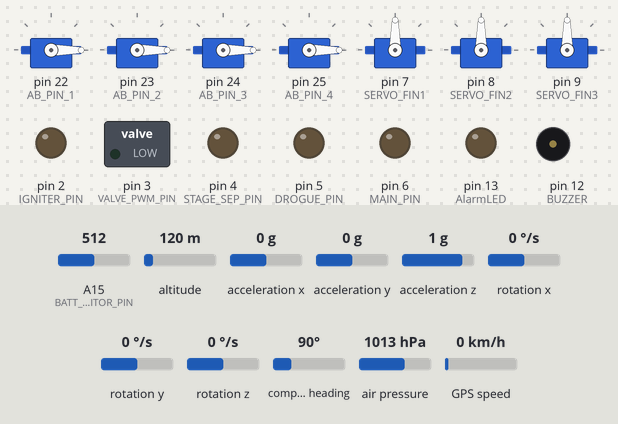
A sketch run on a simulated Arduino Mega 2560, built with avr-gcc and run on an emulated ATmega2560. Parts: 7 × servo, switched loads named in the sketch (green lamp = pin HIGH), output pins drawn as LEDs (lit = HIGH), buzzer (waves = sounding, pin HIGH). Wiring (inferred from the names in the program): MPU-6050 motion sensor at I2C address 0x68. The inputs (shaded band) are chosen by the test bench; at power-on: A15 (BATT_MONITOR_PIN) = 512, altitude 120 m, acceleration x 0 g, acceleration y 0 g, acceleration z 1 g, rotation x 0 °/s, rotation y 0 °/s, rotation z 0 °/s, compass heading 90°, air pressure 1013 hPa, GPS speed 0 km/h. Storage starts empty; the GPS gets a fix after 3 s at 37.7749, -122.4194 with 8 satellites; no radio packets arrive unless stated; what the sketch prints to the serial monitor is not drawn.

Above: at 2.1 s.
At 4.28 s:
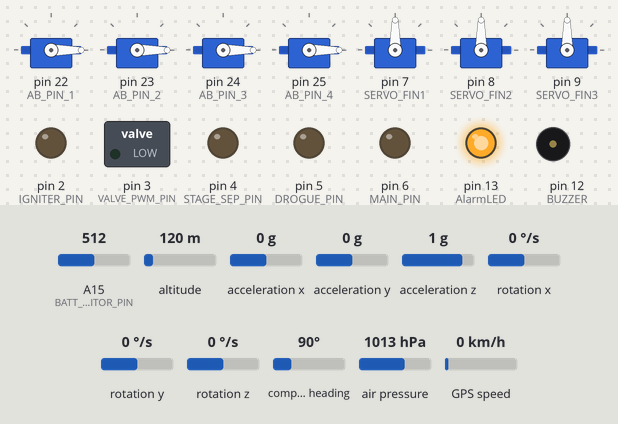
Timing chart, 0 to 4.6 s (numbered marks = the images above):
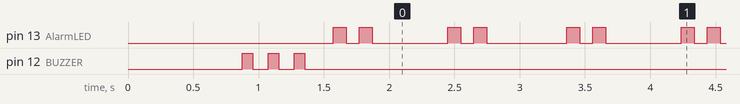

Measured:
- by itself, pin 13 (AlarmLED): repeats every 0.88 s: LOW 0.10 s, HIGH 0.10 s, LOW 0.58 s, HIGH 0.10 s
- by itself, everything shown: repeats every 0.88 s, in 4 steps

The sketch:

GALAXY_ROCKET_V1.4.0.ino
```cpp
/*
GALAXY-ROCKET.ino
VERSION: V1.4.0 (Airbrakes System Update)
---------------------------------------------------==============WARNING===============-------------------------------------------------
              THIS CODE WAS SPECIFICALLY DESIGNED FOR THE ARDUINO MEGA 2560, MEGA, LEONARDO OR OTHERS WITH MORE MEMORY
  IF YOU ARE USING AN ARDUINO UNO OR SIMILAR, CONSIDER CHANGING THE ARDUINO MICROCONTROLLER TO THE MEGA 2560, LEONARDO, OR SIMILAR!
---------------------------------------------------==============WARNING===============-------------------------------------------------
*/


#include <Wire.h>
#include <Servo.h>
#include <Adafruit_BMP280.h>
#include <TinyGPS++.h>
#include <LoRa.h>
#include <avr/wdt.h>
#include <EEPROM.h>
#include <SD.h>
#include <math.h>

#define PI 3.14159265358979323846
File dataFile;
#define SD_CS 4

// Pinos PCB Arduino Mega 2560
#define IGNITER_PIN 2
#define VALVE_PWM_PIN 3
#define STAGE_SEP_PIN 4
#define DROGUE_PIN 5
#define MAIN_PIN 6
#define SERVO_FIN1 7        // Yaw/Guidance
#define SERVO_FIN2 8        // Pitch
#define SERVO_FIN3 9        // Roll
#define GPS_RX 10
#define GPS_TX 11
#define BUZZER 12
#define AlarmLED 13

Servo fin1;
Servo fin2;
Servo fin3;

// === CONFIGURAÇÕES AVANÇADAS ===
#define GROUND_TEST_MODE false
#define FIN_LIMIT 35
#define ACTUATOR_RATE 150
#define MAX_LAT_ACCEL 15.0
#define ABORT_ANGLE 45.0
#define IGNITION_CONTROL_DELAY 500 // Delay de 500ms para ativação das aletas após detecção de liftoff
#define BATT_MONITOR_PIN A15
#define VOLTAGE_THRESHOLD 6.5 // Para LiPo 2S (7.4V), desliga em 6.5V
#define MAX_SERVO_VELOCITY 40.0 // Graus por segundo para limitar surtos de corrente
#define CURRENT_SAFE_ZONE 0.8   // Reduz a amplitude máxima em caso de bateria baixa


// Airbrake Servo Pins (Arduino Mega Digital Pins)
#define AB_PIN_1 22
#define AB_PIN_2 23
#define AB_PIN_3 24
#define AB_PIN_4 25

Servo airbrake1, airbrake2, airbrake3, airbrake4;

// Control Constants
const int AB_RETRACTED = 0;   // Degrees when closed
const int AB_DEPLOYED  = 85;  // Degrees when fully open (Max drag)
const float AB_VEL_THRESHOLD = 15.0; // Minimum velocity (m/s) to allow deployment

// State Variables
float currentABPosition = 0;

const float TARGET_LAT = -15.84028;
const float TARGET_LON = -48.02778;
const float TARGET_SAFE_ALT = 450.0;
const float LANDING_RADIUS = 100.0;

// EEPROM Layout
#define PID_ADDR 0
#define CALIB_ADDR (PID_ADDR + sizeof(PIDGains)*4)

// Estruturas de Dados
struct PIDGains { float kp, ki, kd, i_limit; };
PIDGains pidGains[4] = {
  {2.5, 0.4, 0.2, 30.0},   // Roll
  {2.5, 0.4, 0.2, 30.0},   // Pitch
  {4.0, 1.2, 0.8, 45.0},   // Yaw/Guidance
  {2.0, 0.5, 0.3, 25.0}    // Landing Precision
};

struct Bias { float ax, ay, az, gx, gy, gz; } bias = {0};

struct INS_State {
  float x, y, z, vx, vy, vz, roll, pitch, yaw, ax, ay, az, gx, gy, gz;
  unsigned long last_update;
} ins = {0};

struct WaypointGuidance {
  float lateral_accel_cmd;
  float miss_distance;
  float range_to_target;
  float kinematic_limit;
  float cross_track_error;
  bool in_range;
  bool target_acquired;
} guide = {0};

struct Telemetry {
  uint32_t timestamp;
  float alt, vel, accelZ, lat, lon, heading, roll, pitch, yaw;
  float dist_to_target, lat_accel_cmd;
  int16_t phase;
  bool landing_mode;
  bool abort_triggered;
  float apogee_alt;
  uint8_t checksum;
} telem = {0};

// Variáveis de Controle
float last_fin_pos[3] = {90, 90, 90};
float integrator[4] = {0};
unsigned long last_micros = 0, last_telem = 0, last_log = 0, liftoff_millis = 0;
int flightPhase = 0;
bool landingMode = false, gpsValid = false, sdReady = false, abortTriggered = false;

// === VARIÁVEIS FILTRO DE KALMAN (Altitude/Vertical) ===
float K_alt = 0, K_vel = 0;
float P_00 = 1, P_01 = 0, P_10 = 0, P_11 = 1;
float Q_accel = 0.01;
float R_alt = 0.5;

Adafruit_BMP280 bmp;
TinyGPSPlus gps;
#define gpsSerial Serial1

enum BeepMode {
  BLOCKING,      // Executa n beeps de forma bloqueante
  ASYNC_START,   // Inicia uma sequência de n beeps assíncronos
  ASYNC_UPDATE   // Atualiza o estado dos beeps assíncronos
};

void beep(int n = 0, BeepMode mode = ASYNC_UPDATE) {
  // Variáveis estáticas para controle assíncrono
  static int buzzerBeeps = 0;
  static unsigned long buzzerTimer = 0;

  if (mode == BLOCKING) {
    // --- Modo bloqueante ---
    for (int i = 0; i < n; i++) {
      digitalWrite(BUZZER, HIGH);
      delay(80);
      digitalWrite(BUZZER, LOW);
      delay(120);
    }
  }
  else if (mode == ASYNC_START) {
    // --- Inicia beeps assíncronos ---
    buzzerBeeps = n;
  }
  else { // mode == ASYNC_UPDATE
    // --- Atualização assíncrona ---
    if (buzzerBeeps > 0 && millis() - buzzerTimer > 200) {
      digitalWrite(BUZZER, !digitalRead(BUZZER));
      buzzerTimer = millis();
      if (digitalRead(BUZZER) == LOW) {
        buzzerBeeps--;
      }
    }
  }
}

void MPU6050_init();
void MPU6050_read();
void INS_calibrate();
void centerServos();
void loadEEPROM();
void initBinaryLogging();
void logBinaryData();
void sendTelemetry();
uint8_t calcChecksum();
void checkGroundCommands();
void simulateHITL(float dt);
void valveControl();
void chuteLogic();
void applyActuatorPhysics(float r_cmd, float p_cmd, float y_cmd, float dt);
void calculateGuidance(float dt);
void executeControl(float dt);
void updateFlightPhase();
void checkAbortLogic();
void readSensorsKalman(float dt);

void setup() {
  wdt_enable(WDTO_2S);
  Serial.begin(115200);
  Serial1.begin(9600);
  Wire.begin();

  Serial.println(F("=== GALAXY ROCKET - V1.2.0 ACTIVE ==="));
  loadEEPROM();

  if (!bmp.begin(0x76)) {
    Serial.println(F("BMP280 FAILED!"));
    while(1) beep(5, BLOCKING);
  }

  sdReady = SD.begin(SD_CS);
  if(sdReady) initBinaryLogging();

  MPU6050_init();
  INS_calibrate();
  airbrake1.attach(AB_PIN_1);
  airbrake2.attach(AB_PIN_2);
  airbrake3.attach(AB_PIN_3);
  airbrake4.attach(AB_PIN_4);

  // Set initial safe state (Closed)
  airbrake1.write(AB_RETRACTED);
  airbrake2.write(AB_RETRACTED);
  airbrake3.write(AB_RETRACTED);
  airbrake4.write(AB_RETRACTED);

  pinMode(IGNITER_PIN, OUTPUT); digitalWrite(IGNITER_PIN, LOW);
  pinMode(STAGE_SEP_PIN, OUTPUT); digitalWrite(STAGE_SEP_PIN, LOW);
  pinMode(DROGUE_PIN, OUTPUT); digitalWrite(DROGUE_PIN, LOW);
  pinMode(MAIN_PIN, OUTPUT); digitalWrite(MAIN_PIN, LOW);
  pinMode(BUZZER, OUTPUT);
  pinMode(VALVE_PWM_PIN, OUTPUT);
  pinMode(AlarmLED, OUTPUT);

  fin1.attach(SERVO_FIN1, 500, 2500);
  fin2.attach(SERVO_FIN2, 500, 2500);
  fin3.attach(SERVO_FIN3, 500, 2500);
  centerServos();

  if (!LoRa.begin(433E6)) {
    Serial.println(F("LoRa FAILED!"));
    while(1) beep(10, BLOCKING);;
  }
  LoRa.setSpreadingFactor(9);
  LoRa.setTxPower(20);

  last_micros = micros();
  beep(3, BLOCKING);
  wdt_reset();
}

void checkBatterySafety() {
  float sensorValue = analogRead(BATT_MONITOR_PIN);
  float voltage = sensorValue * (5.0 / 1023.0) * 5.54;

  if (voltage < VOLTAGE_THRESHOLD && flightPhase >= 1) {
    abortTriggered = true;
    centerServos();
    Serial.println(F("!!! LOW VOLTAGE DETECTED - SERVOS DISABLED !!!"));
  }
}

/**
 * Manages the 4-fin airbrake system deployment based on flight phase and velocity.
 * Phase 2 is typically Coast (Inertial Ascent) after motor burnout.
 */
void executeAirbrakes(float dt) {
  float targetPosition = AB_RETRACTED;

  // Phase 2: Coasting (Inertial Ascent)
  if (flightPhase == 2 && K_vel > AB_VEL_THRESHOLD) {

    /*
     * MAPPING LOGIC:
     * We start deploying at 150 m/s to avoid excessive drag at peak Mach,
     * reaching full deployment (AB_DEPLOYED) at 350 m/s.
     */
    targetPosition = constrain(map(K_vel, 150.0, 350.0, AB_RETRACTED, AB_DEPLOYED), AB_RETRACTED, AB_DEPLOYED);

    // Dynamic Slew Rate (Smooth movement to prevent aerodynamic flutter)
    // Faster retraction (120 deg/s) than deployment (80 deg/s) for stability
    if (currentABPosition < targetPosition) {
        currentABPosition += 80.0 * dt;
    } else {
        currentABPosition -= 120.0 * dt;
    }

  } else {
    // Immediate retraction during Boost (Phase 1) or Descent (Phase 3+)
    currentABPosition = AB_RETRACTED;
  }

  // Symmetric Command to all 4 actuators
  int outputPWM = (int)currentABPosition;
  airbrake1.write(outputPWM);
  airbrake2.write(outputPWM);
  airbrake3.write(outputPWM);
  airbrake4.write(outputPWM);
}

void loop() {
  wdt_reset();
  unsigned long current_micros = micros();
  float dt = constrain((current_micros - last_micros) / 1000000.0f, 0.001f, 0.1f);
  last_micros = current_micros;

  if (GROUND_TEST_MODE) simulateHITL(dt);
  else readSensorsKalman(dt);

  checkAbortLogic();
  calculateGuidance(dt);
  updateFlightPhase();
  checkBatterySafety();

  // CONTROLE: Só move se detectou liftoff e passou o delay de segurança
  if (!abortTriggered && flightPhase >= 1) {
    if (millis() - liftoff_millis > IGNITION_CONTROL_DELAY) {
      executeControl(dt);
    } else {
      centerServos();
    }
    valveControl();
  } else if (abortTriggered) {
    centerServos();
    digitalWrite(DROGUE_PIN, HIGH);
  } else {
    centerServos();
  }

  chuteLogic();

  if (!abortTriggered && flightPhase >= 1) {
    if (millis() - liftoff_millis > IGNITION_CONTROL_DELAY) {
      executeControl(dt);
      executeAirbrakes(dt); // <-- Dynamic Drag Control
    } else {
      centerServos();
    }
  }

  if (millis() - last_telem > 100) {
    sendTelemetry();
    last_telem = millis();
  }

  if (sdReady && (millis() - last_log > 10)) {
    logBinaryData();
    last_log = millis();
  }

  checkGroundCommands();

  // Atualiza beeps assíncronos se necessário
  beep(0, ASYNC_UPDATE);

  digitalWrite(AlarmLED, HIGH); // Liga o LED
  delay(100);                    // Espera 100 milissegundos (rápido)
  digitalWrite(AlarmLED, LOW);  // Desliga o LED
  delay(100);                    // Espera 100 milissegundos

  // Repete o piscar para efeito de alerta
  digitalWrite(AlarmLED, HIGH);
  delay(100);
  digitalWrite(AlarmLED, LOW);
  delay(500); // Pausa maior antes de recomeçar o alerta

  wdt_reset();
}

void readSensorsKalman(float dt) {
  MPU6050_read();
  float measured_alt = bmp.readAltitude(1013.25);
  float accel_z = (ins.az * 9.81);

  K_alt += K_vel * dt + 0.5 * accel_z * dt * dt;
  K_vel += accel_z * dt;

  P_00 += dt * (P_10 + P_01 + dt * P_11) + Q_accel;
  P_01 += dt * P_11;
  P_10 += dt * P_11;
  P_11 += Q_accel;

  float S = P_00 + R_alt;
  float k0 = P_00 / S;
  float k1 = P_10 / S;

  float y = measured_alt - K_alt;
  K_alt += k0 * y;
  K_vel += k1 * y;

  P_00 -= k0 * P_00;
  P_01 -= k0 * P_01;
  P_10 -= k1 * P_00;
  P_11 -= k1 * P_01;

  telem.alt = K_alt;
  telem.vel = K_vel;
  telem.accelZ = accel_z;

  while(gpsSerial.available()) gps.encode(gpsSerial.read());
  if(gps.location.isValid() && gps.hdop.hdop() < 2.0) {
    telem.lat = gps.location.lat();
    telem.lon = gps.location.lng();
    telem.heading = gps.course.deg();
    gpsValid = true;
  }

  static float f_roll = 0, f_pitch = 0;
  float a_roll = atan2(ins.ay, ins.az) * 180/PI;
  float a_pitch = atan2(-ins.ax, sqrt(ins.ay*ins.ay + ins.az*ins.az)) * 180/PI;
  f_roll = 0.98 * (f_roll + ins.gx * dt) + 0.02 * a_roll;
  f_pitch = 0.98 * (f_pitch + ins.gy * dt) + 0.02 * a_pitch;
  telem.roll = f_roll; telem.pitch = f_pitch;
  telem.yaw += ins.gz * dt * 180/PI;
}

// === GANHO ADAPTATIVO (Lookup Table baseada em Mach) ===
float getAdaptiveScale() {
  float mach = fabs(telem.vel) / 343.0;
  if (mach < 0.8) return 1.0;
  if (mach >= 0.8 && mach < 1.3) return 0.7; // Reduz ganho na zona transônica
  if (mach >= 1.3 && mach < 3.0) return 0.5; // Reduz ganho em supersônico
  return 0.4;
}

void executeControl(float dt) {
  float scale = getAdaptiveScale();
  float ref_roll = 0;
  float ref_pitch = (flightPhase >= 3) ? -guide.lateral_accel_cmd / 9.81 * 10 : 0;
  float ref_yaw = (flightPhase >= 2 && guide.target_acquired) ? (atan2(TARGET_LON - telem.lon, TARGET_LAT - telem.lat) * 180/PI - telem.heading) : 0;

  if (ref_yaw > 180) ref_yaw -= 360; if (ref_yaw < -180) ref_yaw += 360;

  float error[4] = {
    ref_roll - telem.roll,
    ref_pitch - telem.pitch,
    ref_yaw,
    guide.cross_track_error
  };

  float pid_out[4];

  for(int i = 0; i < 4; i++) {
    static float prev_err[4] = {0};
    float p_term = (pidGains[i].kp * scale) * error[i];
    integrator[i] = constrain(integrator[i] + pidGains[i].ki * error[i] * dt, -pidGains[i].i_limit, pidGains[i].i_limit);
    float d_term = (pidGains[i].kd * scale) * (error[i] - prev_err[i]) / dt;

    pid_out[i] = p_term + integrator[i] + d_term;
    prev_err[i] = error[i];
  }

  if (landingMode) {
      pid_out[1] += pid_out[3]; // Adjust pitch based on cross-track error
  }

  applyActuatorPhysics(pid_out[0], pid_out[1], pid_out[2], dt);
}

void updateFlightPhase() {
  static float mx_alt = 0;
  telem.apogee_alt = mx_alt; telem.landing_mode = landingMode;
  switch(flightPhase) {
    case 0:
      if(telem.accelZ > 20.0) {
        flightPhase = 1;
        liftoff_millis = millis();
      }
      break;
    case 1:
      mx_alt = max(mx_alt, telem.alt);
      if(telem.alt > 45000) {
        digitalWrite(STAGE_SEP_PIN, HIGH); delay(50); digitalWrite(STAGE_SEP_PIN, LOW);
        flightPhase = 2;
      }
      break;
    case 2: if(telem.vel < -5.0) { digitalWrite(DROGUE_PIN, HIGH); flightPhase = 3; } break;
    case 3:
      if(telem.alt < 2000) { digitalWrite(MAIN_PIN, HIGH); flightPhase = 4; }
      if(guide.target_acquired && guide.range_to_target < LANDING_RADIUS && telem.alt < 1000) landingMode = true;
      break;
    case 4:
      if(telem.alt < TARGET_SAFE_ALT + 20 && landingMode) { flightPhase = 5; centerServos(); }
      else if(telem.alt < 50) { flightPhase = 5; centerServos(); }
      break;
  }
  telem.phase = flightPhase;
}

void checkAbortLogic() {
  float total_aoa = sqrt(telem.roll*telem.roll + telem.pitch*telem.pitch);
  if (flightPhase == 1 && total_aoa > ABORT_ANGLE) {
    abortTriggered = true;
    telem.abort_triggered = true;
    flightPhase = 3;
    beep(10, ASYNC_START);
  }
}

void initBinaryLogging() { dataFile = SD.open("LOG.DAT", FILE_WRITE); if(dataFile) dataFile.close(); }
void logBinaryData() {
  if(!sdReady) return;
  telem.timestamp = millis();
  dataFile = SD.open("LOG.DAT", FILE_WRITE);
  if(dataFile) { dataFile.write((const uint8_t*)&telem, sizeof(Telemetry)); dataFile.close(); }
}

void sendTelemetry() {
  telem.timestamp = millis();
  telem.checksum = calcChecksum();
  LoRa.beginPacket();
  LoRa.write((uint8_t*)&telem, sizeof(Telemetry));
  LoRa.endPacket();
}

uint8_t calcChecksum() {
  uint8_t* ptr = (uint8_t*)&telem;
  uint8_t sum = 0;
  for(unsigned int i = 0; i < sizeof(Telemetry)-1; i++) sum ^= ptr[i];
  return sum;
}

void calculateGuidance(float dt) {
  if(!gpsValid) return;

  float dLat = (TARGET_LAT - telem.lat);
  float dLon = (TARGET_LON - telem.lon);

  float target_bearing = atan2(dLat, dLon) * 180 / PI;

  if(target_bearing < 0) target_bearing += 360;

  float heading_error = target_bearing - telem.heading;

  if (heading_error > 180) heading_error -= 360;
  if (heading_error < -180) heading_error += 360;

  guide.lateral_accel_cmd = constrain(3.0 * (heading_error * PI/180.0) * telem.vel, -MAX_LAT_ACCEL, MAX_LAT_ACCEL);
  telem.lat_accel_cmd = guide.lateral_accel_cmd;
  guide.cross_track_error = heading_error * (guide.range_to_target / 100.0f);
}

void applyActuatorPhysics(float r_cmd, float p_cmd, float y_cmd, float dt) {
  float t1 = 90 + r_cmd + p_cmd;
  float t2 = 90 + r_cmd - (0.5 * p_cmd) + (0.866 * y_cmd);
  float t3 = 90 + r_cmd - (0.5 * p_cmd) - (0.866 * y_cmd);

  float max_move = ACTUATOR_RATE * dt;
  float targets[3] = {t1, t2, t3};

  for(int i=0; i<3; i++) {
    targets[i] = constrain(targets[i], 90 - FIN_LIMIT, 90 + FIN_LIMIT);
    last_fin_pos[i] += constrain(targets[i] - last_fin_pos[i], -max_move, max_move);
  }

  fin1.write(last_fin_pos[0]);
  fin2.write(last_fin_pos[1]);
  fin3.write(last_fin_pos[2]);
}

void valveControl() {
  int p = 0;
  if(flightPhase == 1) p = map(telem.alt, 0, 45000, 180, 255);
  else if(landingMode && telem.alt < 1500) p = 60 + constrain((TARGET_SAFE_ALT - telem.alt + telem.vel * 5) * 2, 0, 100);
  analogWrite(VALVE_PWM_PIN, constrain(p, 0, 255));
}

void chuteLogic() { if(flightPhase >= 5) { digitalWrite(DROGUE_PIN, LOW); digitalWrite(MAIN_PIN, LOW); } }

void MPU6050_init() {
  Wire.beginTransmission(0x68); Wire.write(0x6B); Wire.write(0); Wire.endTransmission(true);
  Wire.beginTransmission(0x68); Wire.write(0x1B); Wire.write(0x10); Wire.endTransmission(true);
  Wire.beginTransmission(0x68); Wire.write(0x1C); Wire.write(0x10); Wire.endTransmission(true);
}

void MPU6050_read() {
  Wire.beginTransmission(0x68); Wire.write(0x3B); Wire.endTransmission(false);
  Wire.requestFrom(0x68, 14, true);
  int16_t ax = Wire.read()<<8|Wire.read(); int16_t ay = Wire.read()<<8|Wire.read(); int16_t az = Wire.read()<<8|Wire.read();
  Wire.read(); Wire.read();
  int16_t gx = Wire.read()<<8|Wire.read(); int16_t gy = Wire.read()<<8|Wire.read(); int16_t gz = Wire.read()<<8|Wire.read();
  ins.ax = (ax / 16384.0) - bias.ax; ins.ay = (ay / 16384.0) - bias.ay; ins.az = (az / 16384.0) - bias.az;
  ins.gx = (gx / 131.0 * PI/180) - bias.gx; ins.gy = (gy / 131.0 * PI/180) - bias.gy; ins.gz = (gz / 131.0 * PI/180) - bias.gz;
}

void checkGroundCommands() {
  if(LoRa.parsePacket()) {
    uint8_t c[8]; LoRa.readBytes(c, 8);
    if(c[0] == 0xAA && c[1] == 0x01) digitalWrite(IGNITER_PIN, HIGH);
    if(c[0] == 0xAA && c[1] == 0x05) abortTriggered = true;
  }
}

void simulateHITL(float dt) {
  static float st = 0; st += dt;
  telem.alt = 5000 * sin(st * 0.1); telem.vel = 50 * cos(st * 0.1);
  telem.lat = TARGET_LAT + 0.005; telem.lon = TARGET_LON; gpsValid = true;
}

void INS_calibrate() {
  float sumAx = 0, sumAy = 0, sumAz = 0;
  float sumGx = 0, sumGy = 0, sumGz = 0;
  const int samples = 200;

  for(int i = 0; i < samples; i++) {
    MPU6050_read();
    sumAx += ins.ax; sumAy += ins.ay; sumAz += ins.az;
    sumGx += ins.gx; sumGy += ins.gy; sumGz += ins.gz;
    delay(2);
    wdt_reset();
  }

  bias.ax = sumAx / samples;
  bias.ay = sumAy / samples;
  bias.az = (sumAz / samples) - 1.0;
  bias.gx = sumGx / samples;
  bias.gy = sumGy / samples;
  bias.gz = sumGz / samples;
}

void loadEEPROM() { EEPROM.get(PID_ADDR, pidGains); EEPROM.get(CALIB_ADDR, bias); }
void saveEEPROM() { EEPROM.put(PID_ADDR, pidGains); EEPROM.put(CALIB_ADDR, bias); }
void centerServos() { fin1.write(90); fin2.write(90); fin3.write(90); }
```
